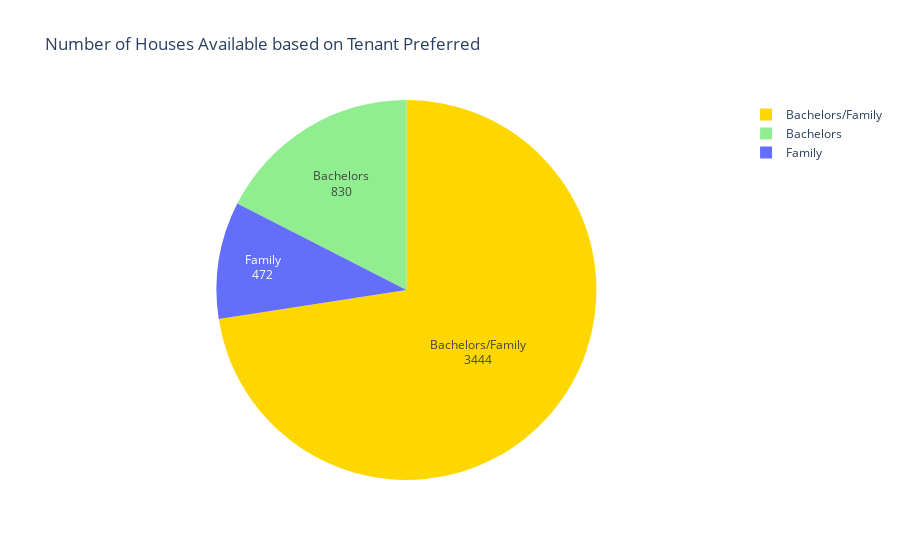

Write notebook code for a chart like this one.
### Code cell
# check house availability based on Tenant Preferred
tenants = data['Tenant Preferred'].value_counts()
labels = tenants.index
counts = tenants.values
colors = ['Gold', 'LightGreen']

fig = go.Figure(data=[go.Pie(labels=labels, values=counts, marker=dict(colors=colors))])
fig.update_layout(title='Number of Houses Available based on Tenant Preferred')
fig.update_traces(textinfo='value+label')

fig.show()

### Figure 1 — Plotly figure (JSON) as saved in the notebook; plotly's stock layout.template omitted (floating-point values rounded to 4 significant figures)
{"data": [{"labels": ["Bachelors/Family", "Bachelors", "Family"], "marker": {"colors": ["Gold", "LightGreen"]}, "textinfo": "value+label", "type": "pie", "values": [3444, 830, 472]}], "layout": {"title": {"text": "Number of Houses Available based on Tenant Preferred"}}}
